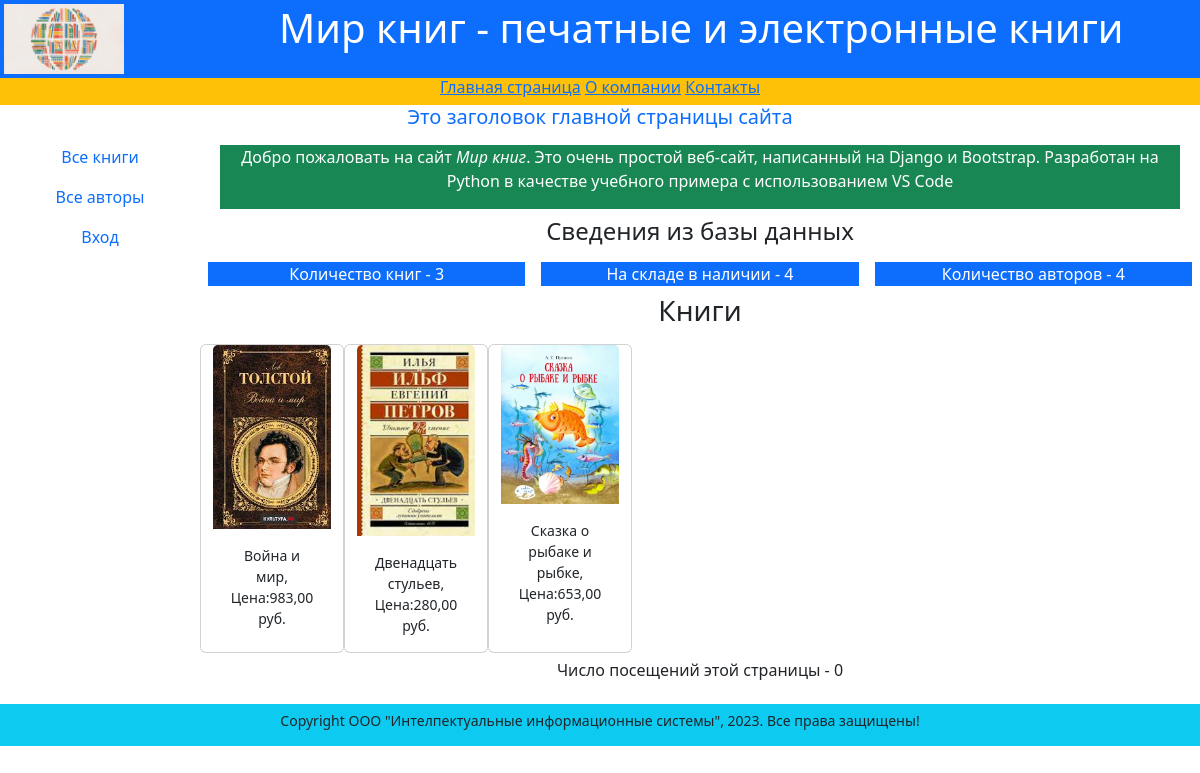
The page / on the database its author committed.
### catalog/models.py (models this page shows, shortened)
class Book(models.Model):
    title=models.CharField(max_length=200,
                             help_text='Введите название книги',
                             verbose_name='Haзвaниe книги')
    genre=models.ForeignKey(
        'Genre',
        on_delete=models.CASCADE,
        help_text='Выберите жанр для книги',
        verbose_name='Жанр книги', null=True
    )
    language=models.ForeignKey(
        'Language',
        on_delete= models.CASCADE,
        help_text='Выберите язык книги',
        verbose_name='Язык книги', null=True
    )
    publisher=models.ForeignKey(
        'Publisher',
        on_delete= models.CASCADE,
        help_text='Выберите издательство',
        verbose_name='Издательство', null=True
    )
    author=models.ManyToManyField(
        'Author',
        help_text='Выберите автора (авторов) книги',
        verbose_name='Aвтop (авторы) книги'
    )
    year=models.CharField(max_length=4,
                          help_text='Введите год издания',
                          verbose_name='Год издания')
    summary=models.TextField(
        max_length=1000,
        help_text='Введите краткое описание книги',
        verbose_name='Аннотация книги'
    )
    isbn=models.CharField(max_length=13,
                          help_text='Должно содержать 13 символов',
                          verbose_name='ISBN книги')
    price=models.DecimalField(decimal_places=2, max_digits=7,
                              help_text='Введите цену книги',
                              verbose_name='Цeнa (руб.)')
    photo=models.ImageField(upload_to='images',
                            help_text='Введите изображение обложки',
                            verbose_name='Изображение обложки')

### catalog/views.py (the view)
# urls.py: path('', views.index, name='index'),
def index(request):
    text_head='Это заголовок главной страницы сайта'
    books = Book.objects.all()
    num_books = books.count()
    num_instances = BookInstance.objects.all().count()
    num_instances_available = BookInstance.objects.filter(status__exact=1).count()
    authors = Author.objects
    num_authors = Author.objects.count()
    num_visits = request.session.get('num_visits', 0)
    request.session['num_visits'] = num_visits + 1
    context = {
        'text_head': text_head,
        'books':books, 'num_books':num_books,
        'num_instances':num_instances,
        'num_instances_availabel':num_instances_available,
        'authors':authors, 'num_authors':num_authors,
        'num_visits': num_visits,
        }
    return render(request, 'catalog/index.html', context)

### templates/catalog/index.html (shortened to what this page needs)
{% extends 'catalog/base.html' %}
{% block header %}
    <h5>{{ text_head }}</h5>
{% endblock header %}
{% block content %}
    <div class="container-fluid my-2">
        <div class="row bg-success text-white mx-2">
            <div class="col text-center">
                <p>Добро пожаловать на сайт <em>Мир книг</em>.
                Это очень простой веб-сайт, написанный на Django и Bootstrap.
                Разработан на Python в качестве учебного примера с использованием VS Code</p>
            </div>
        </div>
        <div class="row text-center my-2">
            <h4>Сведения из базы данных</h4>
        </div>
        <div class="row text-white my-2">
            <div class="col mx-2 bg-primary">
                Количество книг - {{num_books}}
            </div>
            <div class="col mx-2 bg-primary">
                Ha складе в наличии - {{num_instances}}
            </div>
            <div class="col mx-2 bg-primary">
                Количество авторов - {{num_authors}}
            </div>
        </div>
        <div class="row text-center text-dark lh-2">
            <h3>Книги</h3>
        </div>
        {% if num_books > 0 %}
            <div class="row my-2">
                {% for obj in books %}
                    <div class="card" style="width:9rem;">
                        <img src="{{obj.photo.url}}" class="card-img-top">
                        <div class="card-body">
                            <p class="card-text small">
                                {{obj.title}}, Цена:{{obj.price}} руб.
                            </p>
                        </div>
                    </div>
                {% endfor %}
            </div>
        {% endif %}
        <div class="row text-center text-dark lh-2">
            <h6>Число посещений этой страницы - {{ num_visits }}</h6>
        </div>
    </div>
{% endblock content %}

### rows shown on the page
Book: photo (picture), title "Война и мир", price "983,00"
Book: photo (picture), title "Двенадцать стульев", price "280,00"
Book: photo (picture), title "Сказка о рыбаке и рыбке", price "653,00"

### other values the page prints
{{ text_head }} "Это заголовок главной страницы сайта"
{{ num_books }} "3"
{{ num_instances }} "4"
{{ num_authors }} "4"
{{ num_visits }} "0"
